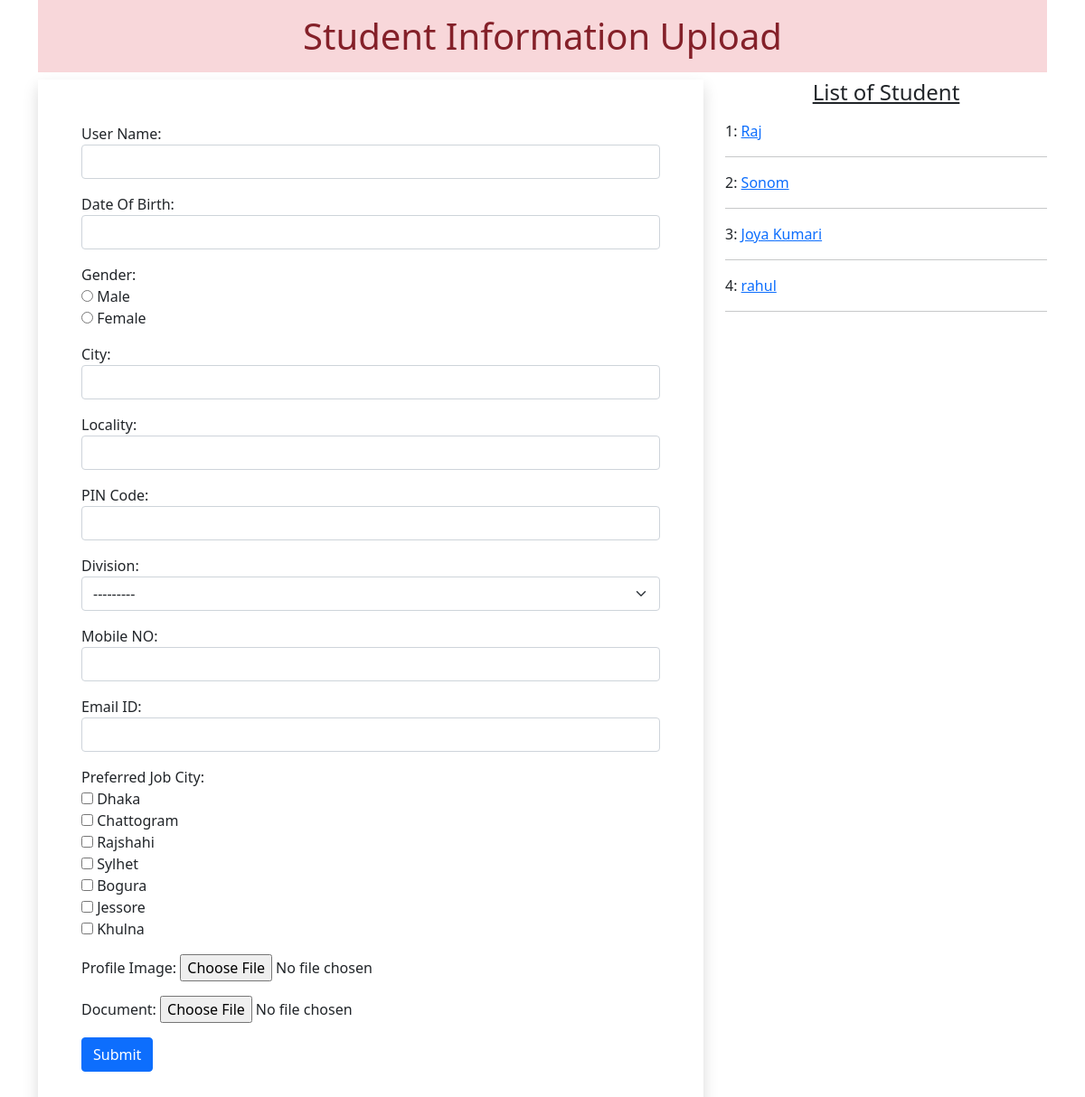
The page / on the database its author committed.
### myapp/models.py (models this page shows)
class User(models.Model):
    name=models.CharField(max_length=100)
    dob=models.DateField(auto_now=False, auto_now_add=False)
    gender=models.CharField(max_length=100)
    city=models.CharField(max_length=100)
    locality=models.CharField(max_length=100)
    pin=models.PositiveIntegerField()
    division=models.CharField(choices=DIVISION_CHOICE, max_length=50)
    mobile=models.PositiveIntegerField()
    email=models.EmailField()
    job_city=models.CharField(max_length=100)
    profile_image=models.ImageField(upload_to='myimage', blank=True)
    my_file=models.FileField(upload_to='doc', blank=True)

### myapp/views.py (the view, shortened to what this page needs)
# urls.py: path('', views.HomeView.as_view(), name='home'),
class HomeView(View):
    def get(self, request):
        form=StudentRegistration()
        candidates=User.objects.all()
        return render(request, 'myapp/home.html', {'form':form, 'candidates':candidates})

### myapp/templates/myapp/home.html (shortened to what this page needs)
<!doctype html>
<html lang="en">
  <head>
    <link href="https://cdn.jsdelivr.net/npm/bootstrap@5.0.2/dist/css/bootstrap.min.css" rel="stylesheet">
    <link rel="stylesheet" href="//code.jquery.com/ui/1.13.0/themes/base/jquery-ui.css">
  </head>
  <body>
    <div class="container mb-5">
        <h1 class="text-center alert-danger p-3">Student Information Upload</h1>
        <div class="row">
            <div class="col-sm-8">
                <form action="" method="post" enctype="multipart/form-data" class="shadow p-5">
                      {% for fm in form %}
                        <div class="form-group mb-3">
                            {{fm.label_tag}} {{fm}} <small class="text-danger">{{fm.errors|striptags}}</small>
                        </div>
                      {% endfor %}
                      <input type="submit" value="Submit" class="btn btn-primary">
                </form>
            </div>
            <div class="col-sm-4">
              <h4 class="text-center mb-3"><u>List of Student</u></h4>
              {% for cand in candidates %}
               {{cand.id}}: <a href="{% url 'candidate' cand.id %}">{{cand.name}}</a>
               <hr>
              {% endfor %}
            </div>
        </div>
    </div>
  </body>
</html>

### rows shown on the page
User: id "1", name "Raj"
User: id "2", name "Sonom"
User: id "3", name "Joya Kumari"
User: id "4", name "rahul"

### other values the page prints
{{ fm.label_tag }} "User Name:" "Date Of Birth:" "Gender:" "City:" "Locality:" "PIN Code:" "Division:" "Mobile NO:" "Email ID:" "Preferred Job City:" "Profile Image:" "Document:"
